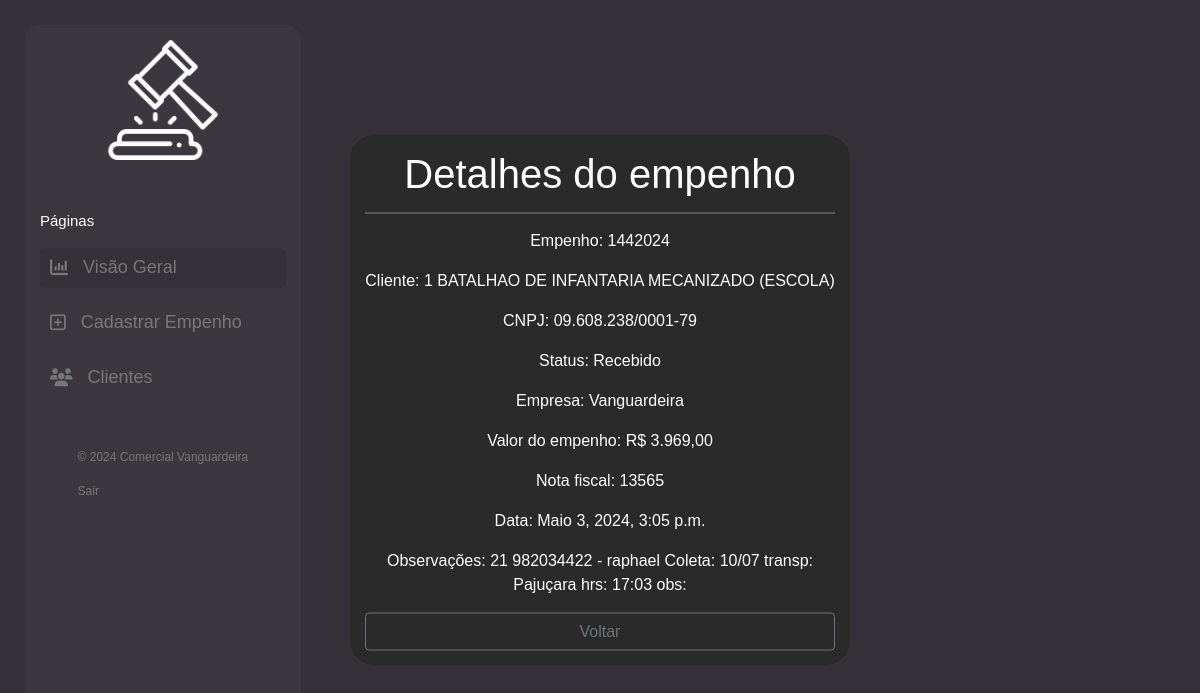
The app's page /cliente/detalhe/4164/ (signed in) with its own data.
### cliente/models.py (models this page shows, shortened)
class Cliente(models.Model):
    numero = models.CharField(max_length=255)
    nome = models.CharField(max_length=255)
    cnpj = models.CharField(max_length=255)
    data_criacao = models.DateTimeField(default=timezone.now)
    categoria = models.ForeignKey(Categoria, on_delete=models.DO_NOTHING)
    empresa = models.ForeignKey(Empresa, on_delete=models.DO_NOTHING)
    empenho = models.FileField(upload_to='empenhos/', max_length=500)
    nfe = models.FileField(upload_to='notas/', max_length=500, default='0', blank=True)
    n_nfe = models.CharField(max_length=255, blank=True)
    descricao = models.TextField(blank=True)
    valor = models.CharField(max_length=255)

class Categoria(models.Model):
    nome = models.CharField(max_length=255)
    def __str__(self):
        return self.nome

class Empresa(models.Model):
    nome = models.CharField(max_length=255)
    def __str__(self):
        return self.nome

### cliente/views.py (the view)
# urls.py: path('cliente/detalhe/<int:pk>/', views.detalhe, name="detalhe"),
@login_required(login_url='login')
def detalhe(request, pk):
    cliente = Cliente.objects.get(pk=pk)
    return render(request, 'cliente/detalhe.html', {'cliente': cliente})

### cliente/templates/cliente/detalhe.html
{% extends 'base.html' %}
{% block conteudo %}
<div class="contents">
    <h1>Detalhes do empenho</h1>
    <div class="contents-info">
        <p>Empenho: {{ cliente.numero }}</p>
        <p>Cliente: {{ cliente.nome }}</p>
        <p>CNPJ: {{ cliente.cnpj }}</p>
        <p>Status: {{ cliente.categoria }}</p>
        <p>Empresa: {{ cliente.empresa }}</p>
        <p>Valor do empenho: R$ {{ cliente.valor }}</p>
        <p>Nota fiscal: {{ cliente.n_nfe }}</p>
        <p>Data: {{ cliente.data_criacao }}</p>
        <p>Observações: {{ cliente.descricao }}</p>
        <a href="{{ request.META.HTTP_REFERER }}" class="btn btn-outline-secondary" style="width: 100%">Voltar</a>
    </div>
</div>
{% endblock%}

### records on screen
Cliente: numero "1442024", nome "1 BATALHAO DE INFANTARIA MECANIZADO (ESCOLA)", cnpj "09.608.238/0001-79", categoria "Recebido", empresa "Vanguardeira", valor "3.969,00", n_nfe "13565", data_criacao "Maio 3, 2024, 3:05 p.m.", descricao "21 982034422 - raphael Coleta: 10/07 transp: Pajuçara hrs: 17:03 obs:"
